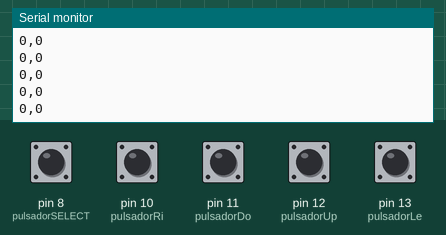
A sketch run on a simulated Arduino Uno, built with avr-gcc and run on an emulated ATmega328P. Shown: the last lines printed to the serial monitor. Inputs (shaded band) come from the test bench; at power-on: pin 8 (pulsadorSELECT), pin 10 (pulsadorRi), pin 11 (pulsadorDo), pin 12 (pulsadorUp), pin 13 (pulsadorLe) HIGH.

Above: at 1.2 s.
1.3 s: pin 8 (pulsadorSELECT) pulled LOW for 0.15 s
At 1.31 s:
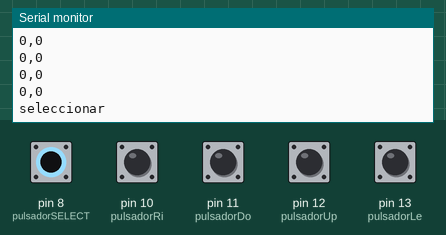
2.9 s: pin 10 (pulsadorRi) pulled LOW for 0.15 s
At 2.91 s:
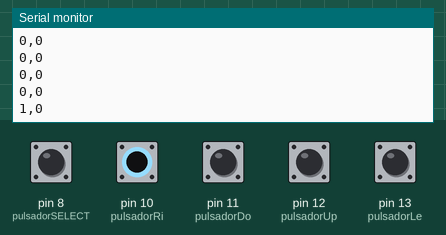
4.5 s: pin 12 (pulsadorUp) pulled LOW for 0.15 s
At 4.52 s:
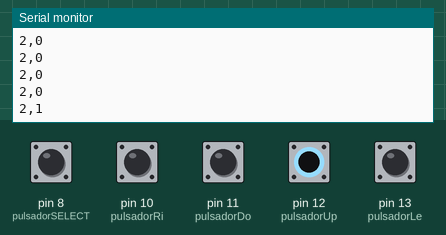
6.1 s: pin 13 (pulsadorLe) pulled LOW for 0.15 s
At 6.12 s:
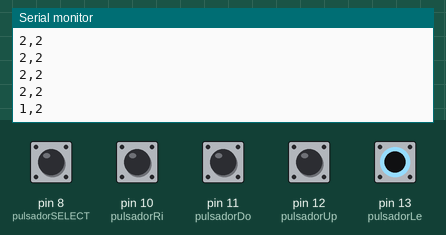
7.7 s: pin 11 (pulsadorDo) pulled LOW for 0.15 s
At 7.73 s:
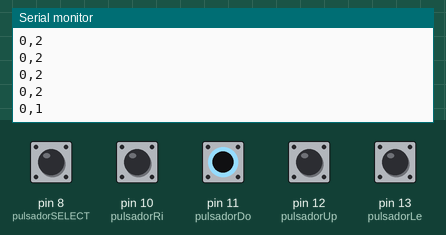
Timing chart, 0 to 10.3 s (numbered marks = the images above; inputs shaded):
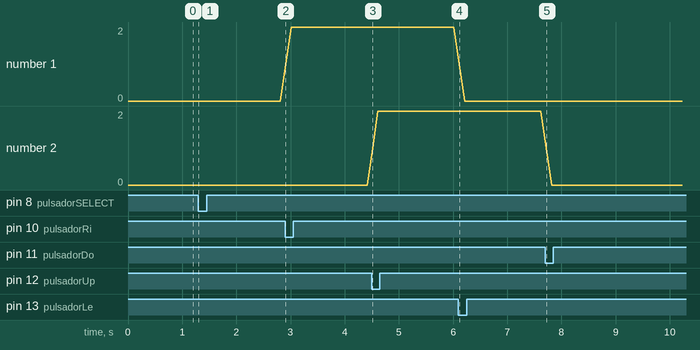

The sketch:

Practica_4_ControlGato.ino
```cpp
int pulsadorLe = 13;
int pulsadorUp = 12;
int pulsadorDo = 11;
int pulsadorRi = 10;
int pulsadorSELECT = 8;

void setup() {
  // put your setup code here, to run once:
  pinMode(pulsadorUp, INPUT_PULLUP);
  pinMode(pulsadorLe, INPUT_PULLUP);
  pinMode(pulsadorRi, INPUT_PULLUP);
  pinMode(pulsadorDo, INPUT_PULLUP);
  pinMode(pulsadorSELECT, INPUT_PULLUP);

  Serial.begin(9600);

}

int coordX = 0;
int coordY = 0;
String coordenadas = "";
void loop() {
  // put your main code here, to run repeatedly:
  if (digitalRead(pulsadorUp) == 0) {
    //Serial.println("arriba");
    coordY++;
    if (coordY >= 3) {
      coordY = 2;
    }
    //Serial.print(coordY);
    }

  if (digitalRead(pulsadorLe) == 0) {
    //Serial.println("izquierda");
    coordX--;
    if (coordX <= -1) {
      coordX = 0;
    }
    //Serial.print(coordX);
  }

  if (digitalRead(pulsadorRi) == 0) {
    //Serial.println("derecha");
    coordX++;
    if (coordX >= 3) {
      coordX = 2;
    }
    //Serial.print(coordX);
  }

  if (digitalRead(pulsadorDo) == 0) {
    //Serial.println("abajo");
    coordY--;
    if (coordY <= -1) {
      coordY = 0;
    }
    //Serial.print(coordY);
  }

  if (digitalRead(pulsadorSELECT) == 0) {
    Serial.println("seleccionar");
  }

  coordenadas = String(coordX) + "," + String(coordY);
  Serial.println(coordenadas);

  delay(100);

}
```

Measured:
- after the input at 1.3 s, the serial monitor: prints a new line at once (image 1)
- after the input at 2.9 s, the serial monitor: prints a new line at once (image 2)
- after the input at 4.5 s, the serial monitor: prints a new line at once (image 3)
- after the input at 6.1 s, the serial monitor: prints a new line at once (image 4)
- after the input at 7.7 s, the serial monitor: prints a new line at once (image 5)
- plotted number 1: 0 → 2 after the input at 2.9 s
